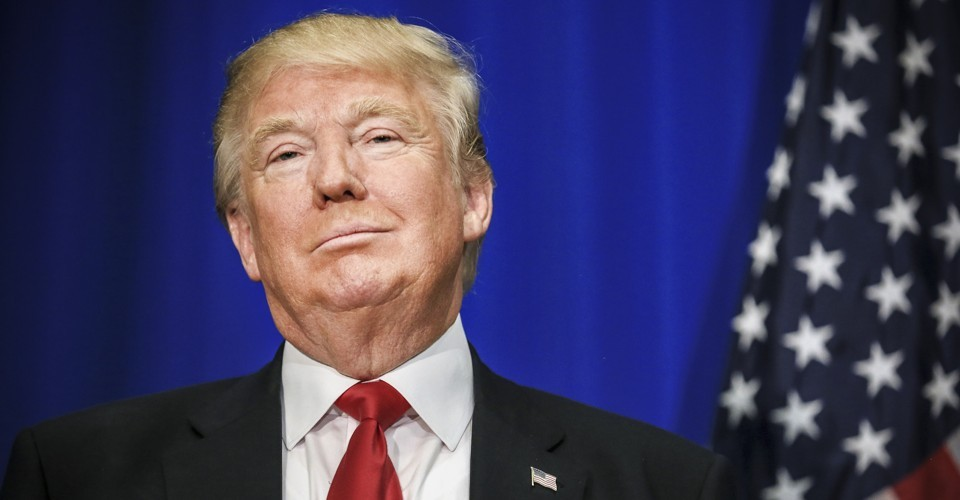
#> input picture 4th Year/Image-Processing/Images/Trump.jpg, 960 x 500 px, found by its file name
$ jupyter execute 'Task 9.ipynb'
#> lines starting #> are read from the running program, lines starting #| are printed output that depends on the picture; after the words box and inside, x2 and y2 are one past the last pixel; in counts of white or black regions, pixels touching at a corner belong together
## Morphology
- Flesh Threshold and mask
- Erosion
- Dilation
- Opening (Best looking)
- Closing
- Boundary Extraction (best used with Opening)

[cell 1]
import cv2
import numpy as np

img = cv2.imread("../Images/Trump.jpg")
#> img is the input picture: shape (500, 960, 3); mean B, G, R 95, 62.7, 67.7
Y_img = cv2.cvtColor(img, cv2.COLOR_BGR2YCrCb)
#> Y_img: shape (500, 960, 3); mean of channels 0, 1, 2 67.9, 127.8, 143.3

[cell 2]
# Flesh threshold on YCrCb and mask
min_YCrCb = np.array([0,133,77], np.uint8)
max_YCrCb = np.array([255,173,127], np.uint8)

# creating the binary image
mask = cv2.inRange(Y_img, min_YCrCb, max_YCrCb)
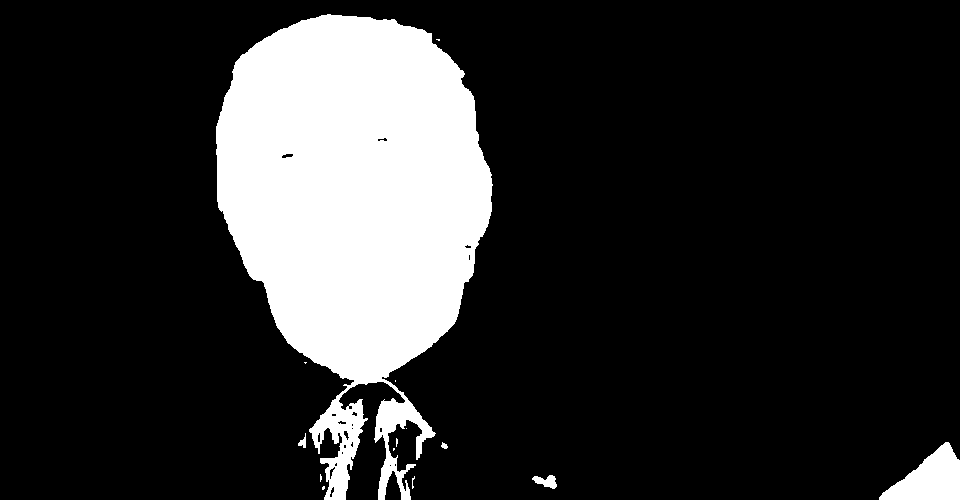
#> mask: shape (500, 960); 17.9% white; 14 white regions (9 under 20 px), largest, box (x1, y1, x2, y2) and area: (216, 14, 493, 500) 82833, (879, 442, 960, 500) 2697, (532, 475, 557, 489) 203, (298, 433, 306, 448) 59, (441, 442, 448, 449) 31

cv2.imshow("image", mask)
cv2.waitKey(0)
cv2.destroyAllWindows()

[cell 3]
# [6 lines of commented-out code are left out]

[cell 4]
# Erode
shape = cv2.getStructuringElement(cv2.MORPH_ELLIPSE,(13,13))
NewMask = cv2.erode(mask,shape)
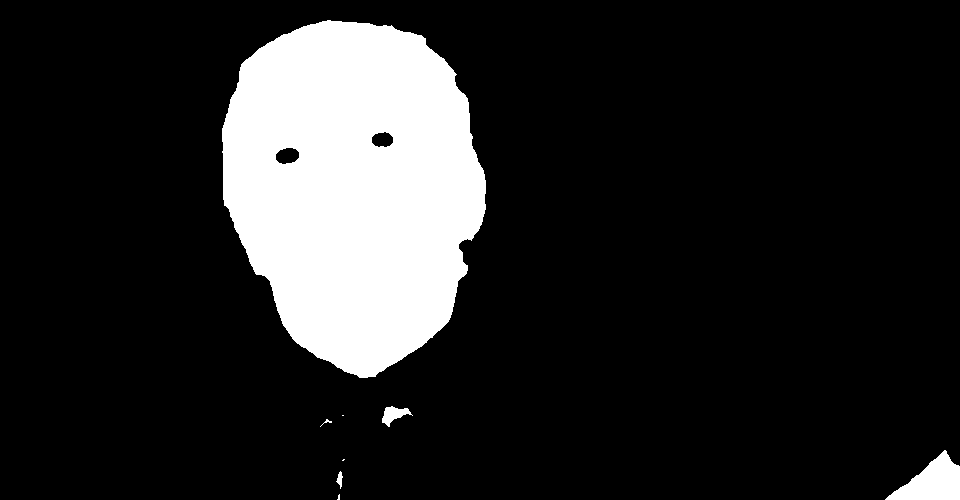
#> NewMask: shape (500, 960); 15.2% white; 8 white regions (3 under 20 px), largest, box (x1, y1, x2, y2) and area: (222, 20, 486, 378) 70655, (885, 450, 960, 500) 2052, (382, 406, 413, 427) 309, (336, 471, 343, 489) 64, (320, 419, 332, 427) 22

# using new erode mask
orange = cv2.bitwise_and(img, img, mask = NewMask)
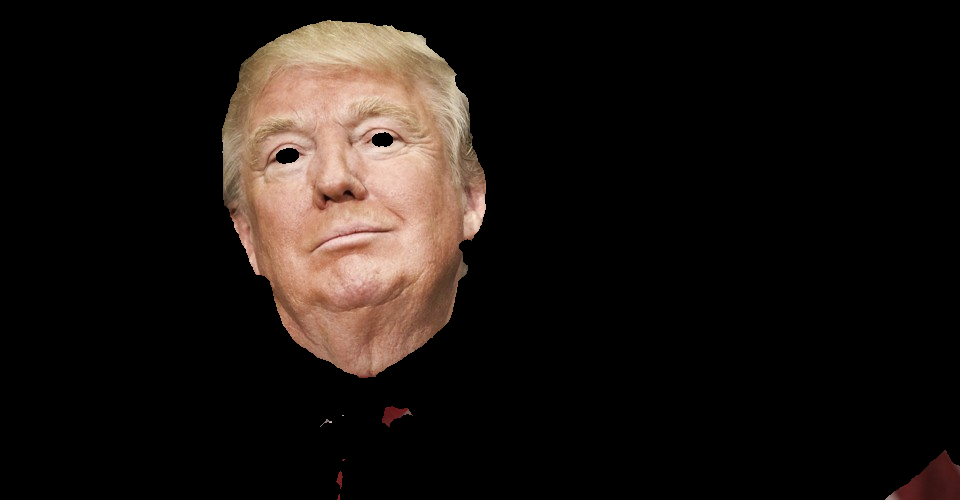
#> orange: shape (500, 960, 3); mean B, G, R 17.7, 21.4, 28
cv2.imshow("Boundary Extraction", orange)
cv2.waitKey(0)
cv2.destroyAllWindows()

[cell 5]
# Dilate
shape = cv2.getStructuringElement(cv2.MORPH_ELLIPSE,(1,1))
NewMask = cv2.dilate(mask,shape)

# using new dilation mask
orange = cv2.bitwise_and(img, img, mask = NewMask)
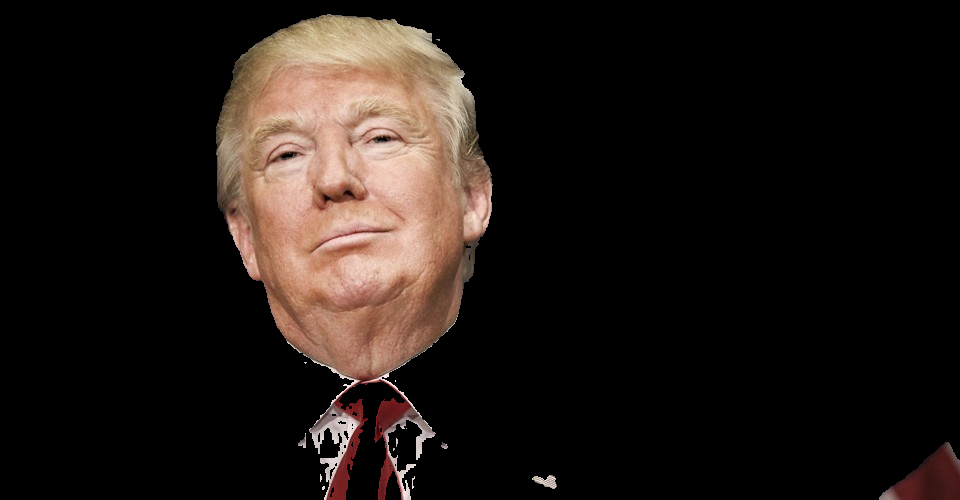
#> orange: shape (500, 960, 3); mean B, G, R 20.4, 24.4, 31.8
cv2.imshow("Boundary Extraction", orange)
cv2.waitKey(0)
cv2.destroyAllWindows()

[cell 6]
# Opening
shape = cv2.getStructuringElement(cv2.MORPH_ELLIPSE,(40,40))
NewMask =cv2.morphologyEx(mask,cv2.MORPH_OPEN,shape)
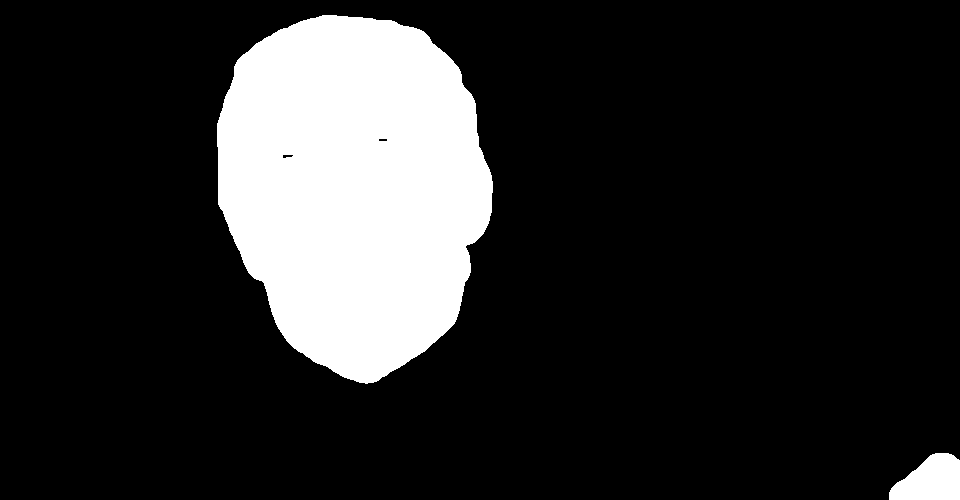
#> NewMask: shape (500, 960); 16.6% white; 2 white regions, box (x1, y1, x2, y2) and area: (217, 15, 493, 384) 77097, (889, 453, 960, 500) 2444

# using new opening mask
orange = cv2.bitwise_and(img, img, mask = NewMask)
cv2.imshow("Boundary Extraction", orange)
cv2.waitKey(0)
cv2.destroyAllWindows()

[cell 7]
# Closing
shape = cv2.getStructuringElement(cv2.MORPH_ELLIPSE,(1,1))
NewMask = cv2.morphologyEx(mask,cv2.MORPH_CLOSE,shape)

# using new closing mask
orange = cv2.bitwise_and(img, img, mask = NewMask)
cv2.imshow("Boundary Extraction", orange)
cv2.waitKey(0)
cv2.destroyAllWindows()

[cell 8]
# Boundary Extraction (best used with Opening)
shape = cv2.getStructuringElement(cv2.MORPH_ELLIPSE,(5,5))
Boundary = cv2.morphologyEx(NewMask,cv2.MORPH_GRADIENT,shape)
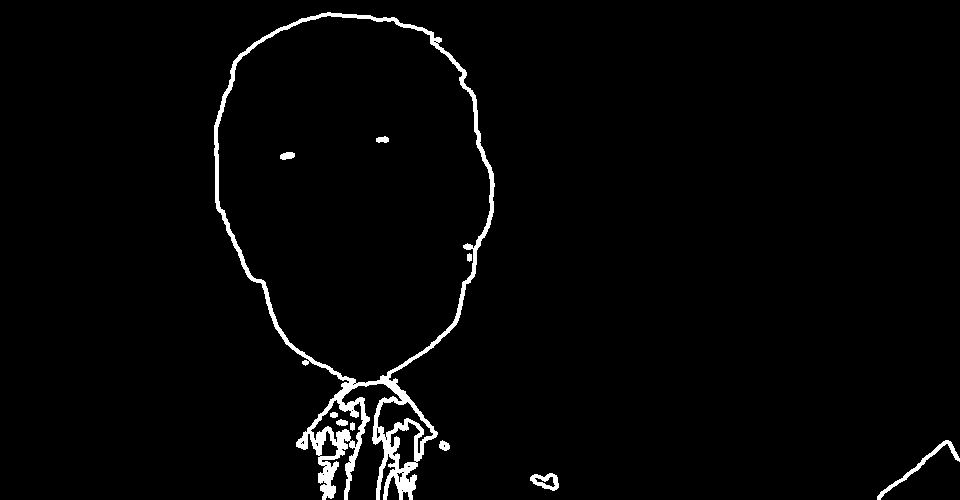
#> Boundary: shape (500, 960); 2.3% white; 10 white regions, largest, box (x1, y1, x2, y2) and area: (214, 12, 495, 500) 9662, (877, 440, 960, 500) 472, (530, 473, 559, 491) 276

cv2.imshow("Boundary Extraction", Boundary)
cv2.waitKey(0)
cv2.destroyAllWindows()
